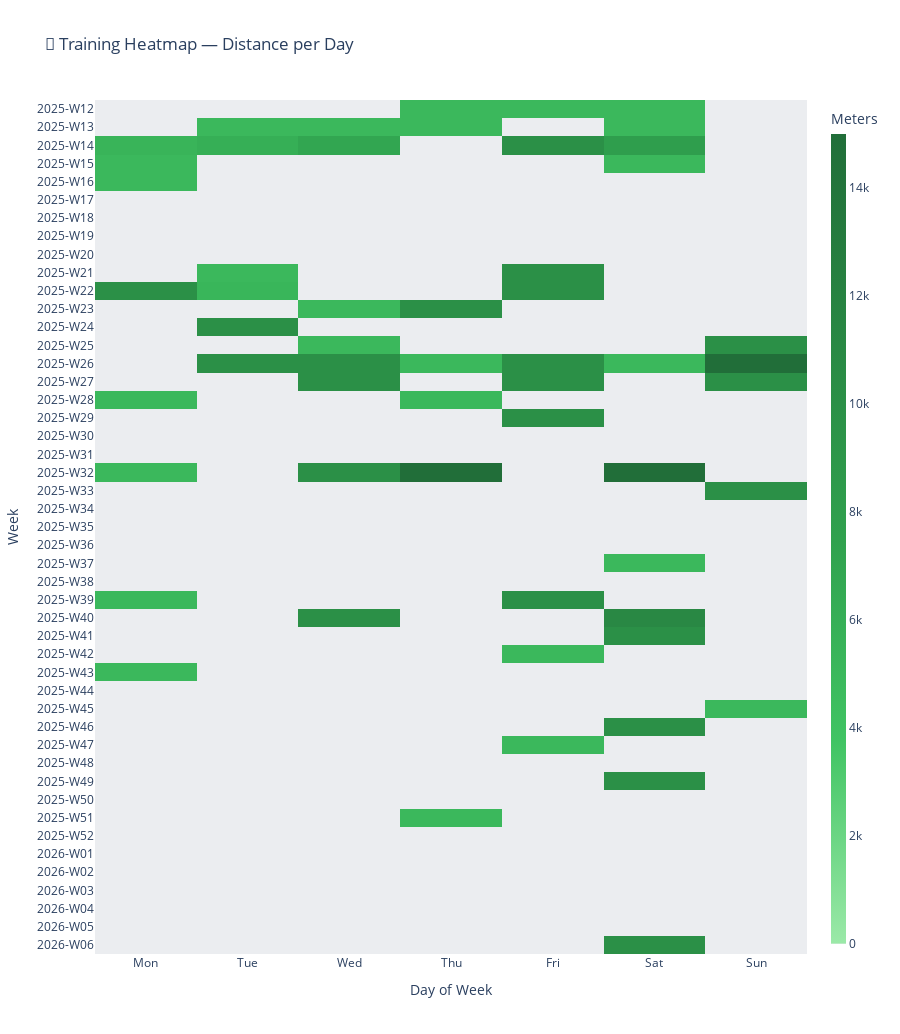

The code cell stored with this chart in its notebook:
### Code cell
# ── STEP 1.4: Plot the Heatmap! ────────────────────────────────
#
# WHAT:  Render the matrix as a color-coded heatmap.
#
# WHY we use go.Heatmap (not px.imshow):
#   - More control over hover text, color scales, and axis labels
#   - go = "graph objects" — Plotly's low-level API for fine-grained control
#   - px = "plotly express" — quick charts, less customization
#
# KEY CONCEPTS:
#   - z = the 2D matrix of values (meters) → determines color intensity
#   - colorscale = maps values to colors (0m = light gray, max = dark green)
#   - hovertemplate = what appears when you hover over a cell
#   - We reverse the Y-axis so the most recent weeks appear at the TOP

import plotly.graph_objects as go

# Convert the matrix to a numpy array for Plotly
z_values = heatmap_matrix.values          # the 2D grid of meter values
weeks    = heatmap_matrix.index.tolist()   # Y-axis labels (week names)
days     = heatmap_matrix.columns.tolist() # X-axis labels (Mon–Sun)

fig_heatmap = go.Figure(data=go.Heatmap(
    z=z_values,              # 2D matrix: color intensity
    x=days,                  # X-axis: day of week
    y=weeks,                 # Y-axis: week label
    
    # Color scale: white for rest, light→dark green for more meters
    colorscale=[
        [0.0, "#ebedf0"],   # 0 meters = light gray (rest day)
        [0.001, "#9be9a8"], # tiny activity = light green (we use 0.001 to 
        [0.25, "#40c463"],  #   make 0 clearly different from any activity)
        [0.5, "#30a14e"],
        [1.0, "#216e39"],   # max meters = darkest green
    ],
    
    # Hover text: shows the actual meters and km when you mouse over
    hovertemplate=(
        "Week: %{y}<br>"
        "Day: %{x}<br>"
        "Distance: %{z:,.0f}m (%{customdata:.1f} km)"
        "<extra></extra>"   # removes trace name from hover box
    ),
    customdata=z_values / 1000,  # also pass km values for hover display
    
    colorbar=dict(title="Meters", thickness=15),  # legend showing the color scale
))

fig_heatmap.update_layout(
    title="🚣 Training Heatmap — Distance per Day",
    xaxis_title="Day of Week",
    yaxis_title="Week",
    yaxis=dict(autorange="reversed"),  # newest weeks at top
    height=max(300, len(weeks) * 22),  # auto-size height to fit all weeks
    template="plotly_white",
)

fig_heatmap.show()

### Figure 1 — Plotly figure (JSON) as saved in the notebook; plotly's stock layout.template omitted (floating-point values rounded to 4 significant figures; data arrays with more than 128 entries replaced by an {"elided": "..."} marker saying what was removed)
{"data": [{"colorbar": {"thickness": 15, "title": {"text": "Meters"}}, "colorscale": [[0, "#ebedf0"], [0.001, "#9be9a8"], [0.25, "#40c463"], [0.5, "#30a14e"], [1, "#216e39"]], "customdata": {"elided": "47x7 float values"}, "hovertemplate": "Week: %{y}<br>Day: %{x}<br>Distance: %{z:,.0f}m (%{customdata:.1f} km)<extra></extra>", "type": "heatmap", "x": ["Mon", "Tue", "Wed", "Thu", "Fri", "Sat", "Sun"], "y": ["2025-W12", "2025-W13", "2025-W14", "2025-W15", "2025-W16", "2025-W17", "2025-W18", "2025-W19", "2025-W20", "2025-W21", "2025-W22", "2025-W23", "2025-W24", "2025-W25", "2025-W26", "2025-W27", "2025-W28", "2025-W29", "2025-W30", "2025-W31", "2025-W32", "2025-W33", "2025-W34", "2025-W35", "2025-W36", "2025-W37", "2025-W38", "2025-W39", "2025-W40", "2025-W41", "2025-W42", "2025-W43", "2025-W44", "2025-W45", "2025-W46", "2025-W47", "2025-W48", "2025-W49", "2025-W50", "2025-W51", "2025-W52", "2026-W01", "2026-W02", "2026-W03", "2026-W04", "2026-W05", "2026-W06"], "z": {"elided": "47x7 float values"}}], "layout": {"height": 1034, "title": {"text": "🚣 Training Heatmap — Distance per Day"}, "xaxis": {"title": {"text": "Day of Week"}}, "yaxis": {"autorange": "reversed", "title": {"text": "Week"}}}}
